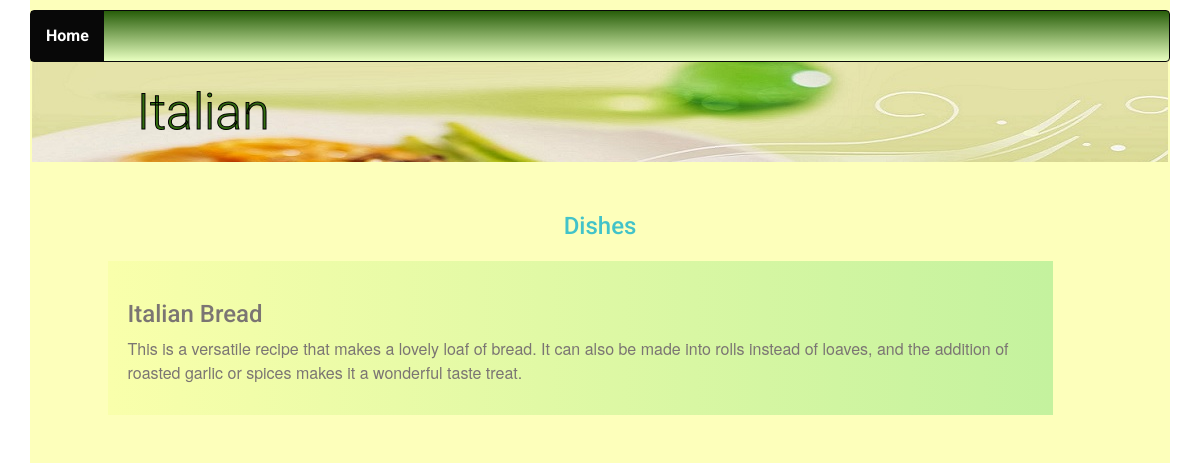
The app's page /cuisines/4/dish/ with its own data.
### database_setup.py (models this page shows, shortened)
class Cuisine(Base):
    __tablename__ = 'cuisine'
    id = Column(Integer, primary_key=True)
    name = Column(String(250), nullable=False)
    user_id = Column(Integer, ForeignKey('user.id'))
    user = relationship(User)

class Dish(Base):
    __tablename__ = 'dish'
    id = Column(Integer, primary_key=True)
    name = Column(String(150), nullable=False)
    description = Column(String(300), nullable=False)
    picurl = Column(String(300), nullable=False)
    recipe = Column(String(2000), nullable=False)
    cuisine_id = Column(Integer,ForeignKey('cuisine.id'))
    cuisine = relationship(Cuisine)
    user_id = Column(Integer, ForeignKey('user.id'))
    user = relationship(User)
    created_on = Column(String(50), nullable=False)
    modified_on = Column(String(50), nullable=False)

### project.py (the view)
@app.route('/cuisines/<int:cuisine_id>/dish/')
def showDishes(cuisine_id):
    cuisine = session.query(Cuisine).filter_by(id=cuisine_id).one()
    dishes = session.query(Dish).filter_by(cuisine_id=cuisine_id).all()
    username = login_session.get('username')
    loginid = login_session.get('email')
    return render_template('cuisinedishes.html', items=dishes,
                           cuisine=cuisine, loggedusername=username,
                           loginid=loginid)

### templates/cuisinedishes.html (shortened to what this page needs)
{% extends "main.html" %}
{% block content %}
{% include "header.html" %}
	<div class="row banner main">
		<div class="col-md-11 col-md-offset-1 padding-none">
			<h1>{{ cuisine.name }}
			</h1>
		</div>
	</div>
<div class="row padding-top">
</div>
	{% if items !=[] %}
		<div class="row">
			<div class="col-md-1"></div>
			<div class="col-md-10">
				<h2>Dishes</h2>
					{% for i in items %}
						<a href = "{{url_for('showDescription', dish_id = i.id, cuisine_id = cuisine.id)}}">
							<div class="menu-item">
								<h3 id="dishname">{{i.name}}</h3>
								<p>{{i.description}}</p>
							</div>
						</a>
					{% endfor %}
			</div>
			<div class="col-md-1"></div>
		</div>
	{% endif %}
{% endblock %}

### static/styles1.css (style rules this page uses)
* { font-family: "helvetica neue bold", roboto, helvetica, arial, sans-serif; font-weight: 700; }
h1 { font-family: "helvetica neue light", roboto, helvetica, arial, sans-serif; font-size: 50px; color: white; line-height: 60px; font-weight: 300; }
h2 { font-size: 24px; color: #42c3c9; line-height: 29px; }
html, body { min-height: 100%; }
p { font-family: "helvetica neue", roboto, helvetica, arial, sans-serif; font-size: 16px; color: #7b7573; line-height: 24px; font-weight: 400; }
h2 { text-align: center; }
a { font-size: 16px; color: #7b7573; line-height: 24px; }
.padding-top { padding-top: 30px; }
.padding-none { padding: 0; }
.banner.main { background: url("/static/top-banner.jpg"); background-repeat: no-repeat; margin-left: 2px; margin-right: 2px; }
.banner h1 { margin: 10px 0; padding: 10px; color: #316d0f; -webkit-text-stroke-width: 1px; -webkit-text-stroke-color: black; }
.menu-item { background: linear-gradient(to right, #f9ffab 0%, #c4f29e 100%); padding: 20px; margin: 20px; margin-left: -20px; }

### records on screen
Cuisine: name "Italian"
Dish: name "Italian Bread", description "This is a versatile recipe that makes a lovely loaf of bread. It can also be made into rolls instead of loaves, and the addition of roasted garlic or spices makes it a wonderful taste treat."
